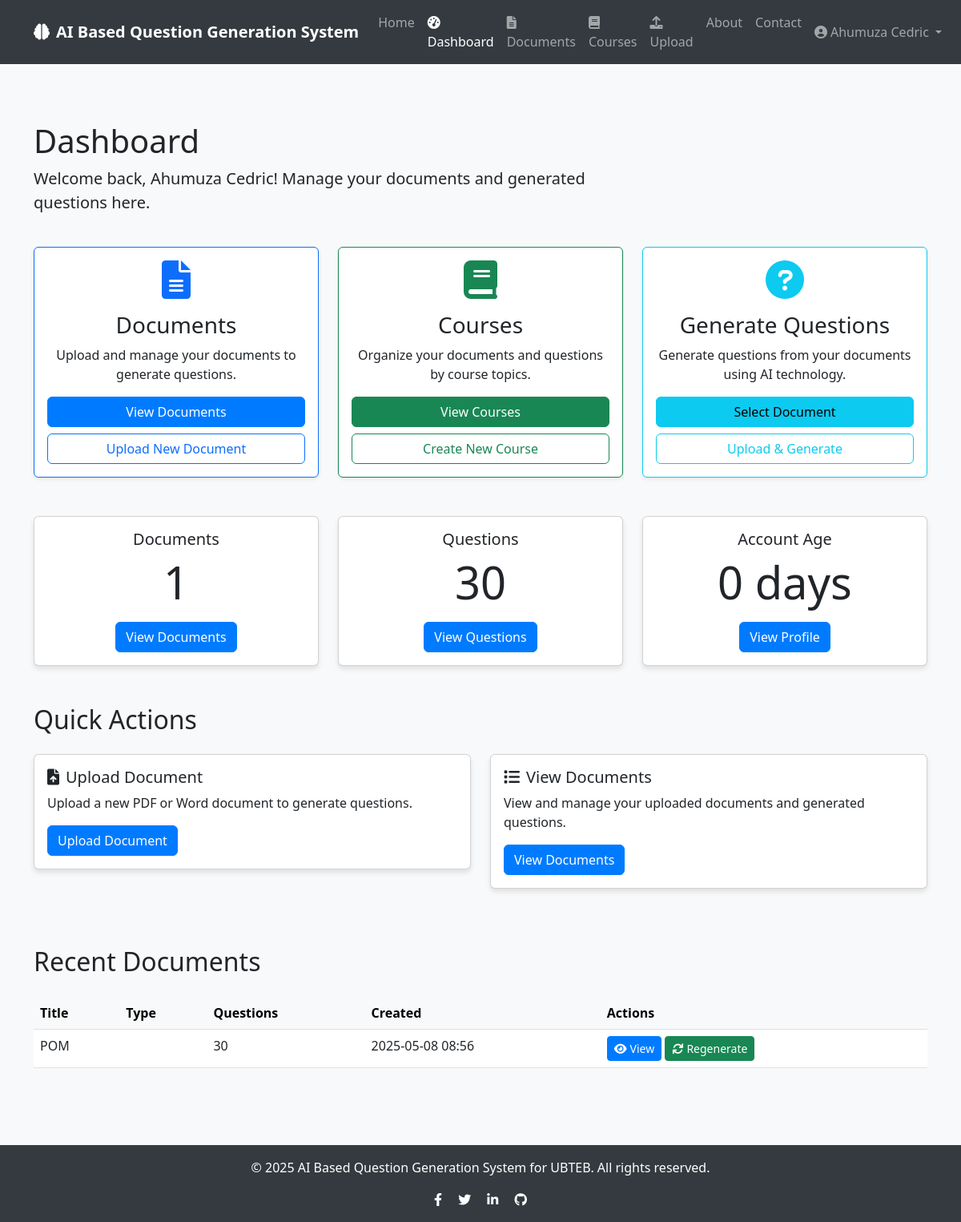
The page /dashboard (signed in) on the database its author committed.
### app/models/user.py (models this page shows, shortened)
class User(db.Model, UserMixin):
    id = db.Column(db.Integer, primary_key=True)
    username = db.Column(db.String(50), unique=True, nullable=False)
    email = db.Column(db.String(120), unique=True, nullable=False)
    password = db.Column(db.String(60), nullable=False)
    created_at = db.Column(db.DateTime, default=datetime.utcnow)
    documents = db.relationship('Document', backref='author', lazy=True, cascade="all, delete-orphan")
    questions = db.relationship('Question', backref='author', lazy=True, cascade="all, delete-orphan")
    courses = db.relationship('Course', backref='author', lazy=True, cascade="all, delete-orphan")

### app/models/document.py (models this page shows, shortened)
class Document(db.Model):
    id = db.Column(db.Integer, primary_key=True)
    title = db.Column(db.String(100), nullable=False)
    filename = db.Column(db.String(100), nullable=False)
    file_path = db.Column(db.String(255), nullable=False)
    content = db.Column(db.Text, nullable=False)
    created_at = db.Column(db.DateTime, default=datetime.utcnow)
    user_id = db.Column(db.Integer, db.ForeignKey('user.id'), nullable=False)
    course_id = db.Column(db.Integer, db.ForeignKey('course.id'), nullable=True)
    questions = db.relationship('Question', backref='document', lazy=True, cascade="all, delete-orphan")

### app/routes/main.py (the view)
@main.route('/dashboard')
@login_required
def dashboard():
    return render_template('dashboard.html', user=current_user, now=datetime.utcnow())

### app/models/user.py (called while the page is built)
@login_manager.user_loader
def load_user(user_id):
    return User.query.get(int(user_id))

### app/templates/dashboard.html (shortened to what this page needs)
{% extends "base.html" %}  {% block content %}
<div class="container py-5">
  <div class="row mb-4">
    <div class="col-md-8">
      <h1>Dashboard</h1>
      <p class="lead">Welcome back, {{ current_user.username }}! Manage your documents and generated questions here.</p>
    </div>
  </div>
  <div class="row mb-4">
    <div class="col-md-4 mb-4">
      <div class="card h-100 shadow-sm border-primary">
        <div class="card-body text-center">
          <div class="card-icon mb-3">
            <i class="fas fa-file-alt fa-3x text-primary"></i>
          </div>
          <h3 class="card-title">Documents</h3>
          <p class="card-text">Upload and manage your documents to generate questions.</p>
          <div class="card-actions">
            <a href="{{ url_for('questions.list_documents') }}" class="btn btn-primary mb-2 w-100">View Documents</a>
            <a href="{{ url_for('questions.upload_document') }}" class="btn btn-outline-primary w-100">Upload New Document</a>
          </div>
        </div>
      </div>
    </div>
    <div class="col-md-4 mb-4">
      <div class="card h-100 shadow-sm border-success">
        <div class="card-body text-center">
          <div class="card-icon mb-3">
            <i class="fas fa-book fa-3x text-success"></i>
          </div>
          <h3 class="card-title">Courses</h3>
          <p class="card-text">Organize your documents and questions by course topics.</p>
          <div class="card-actions">
            <a href="{{ url_for('courses.list_courses') }}" class="btn btn-success mb-2 w-100">View Courses</a>
            <a href="{{ url_for('courses.create_course') }}" class="btn btn-outline-success w-100">Create New Course</a>
          </div>
        </div>
      </div>
    </div>
    <div class="col-md-4 mb-4">
      <div class="card h-100 shadow-sm border-info">
        <div class="card-body text-center">
          <div class="card-icon mb-3">
            <i class="fas fa-question-circle fa-3x text-info"></i>
          </div>
          <h3 class="card-title">Generate Questions</h3>
          <p class="card-text">Generate questions from your documents using AI technology.</p>
          <div class="card-actions">
            <a href="{{ url_for('questions.list_documents') }}" class="btn btn-info mb-2 w-100">Select Document</a>
            <a href="{{ url_for('questions.upload_document') }}" class="btn btn-outline-info w-100">Upload & Generate</a>
          </div>
        </div>
      </div>
    </div>
  </div>
  <div class="row mb-5">
    <div class="col-md-4">
      <div class="card text-center h-100">
        <div class="card-body">
          <h5 class="card-title">Documents</h5>
          <p class="card-text display-4">{{ user.documents|length }}</p>
          <a
            href="{{ url_for('questions.list_documents') }}"
            class="btn btn-primary"
            >View Documents</a
          >
        </div>
      </div>
    </div>
    <div class="col-md-4">
      <div class="card text-center h-100">
        <div class="card-body">
          <h5 class="card-title">Questions</h5>
          <p class="card-text display-4">{{ user.questions|length }}</p>
          <a
            href="{{ url_for('questions.list_documents') }}"
            class="btn btn-primary"
            >View Questions</a
          >
        </div>
      </div>
    </div>
    <div class="col-md-4">
      <div class="card text-center h-100">
        <div class="card-body">
          <h5 class="card-title">Account Age</h5>
          <p class="card-text display-4">
            {{ ((now - user.created_at).days)|default(0) }} days
          </p>
          <a href="{{ url_for('auth.profile') }}" class="btn btn-primary"
            >View Profile</a
          >
        </div>
      </div>
    </div>
  </div>
  <div class="row mb-5">
    <div class="col-md-12">
      <h2 class="mb-4">Quick Actions</h2>
    </div>
    <div class="col-md-6">
      <div class="card mb-4">
        <div class="card-body">
          <h5 class="card-title">
            <i class="fas fa-file-upload me-2"></i>Upload Document
          </h5>
          <p class="card-text">
            Upload a new PDF or Word document to generate questions.
          </p>
          <a
            href="{{ url_for('questions.upload_document') }}"
            class="btn btn-primary"
            >Upload Document</a
          >
        </div>
      </div>
    </div>
    <div class="col-md-6">
      <div class="card mb-4">
        <div class="card-body">
          <h5 class="card-title">
            <i class="fas fa-list me-2"></i>View Documents
          </h5>
          <p class="card-text">
            View and manage your uploaded documents and generated questions.
          </p>
          <a
            href="{{ url_for('questions.list_documents') }}"
            class="btn btn-primary"
            >View Documents</a
          >
        </div>
      </div>
    </div>
  </div>
  <div class="row">
    <div class="col-md-12">
      <h2 class="mb-4">Recent Documents</h2>
      {% if user.documents %}
      <div class="table-responsive">
        <table class="table table-hover">
          <thead class="table-light">
            <tr>
              <th>Title</th>
              <th>Type</th>
              <th>Questions</th>
              <th>Created</th>
              <th>Actions</th>
            </tr>
          </thead>
          <tbody>
            {% for document in user.documents|sort(attribute='created_at', reverse=True)|batch(5)|first|default([]) %}
            <tr>
              <td>{{ document.title or 'Untitled Document' }}</td>
              <td>{{ document.question_type|title }}</td>
              <td>{{ document.questions|length }}</td>
              <td>{{ document.created_at.strftime('%Y-%m-%d %H:%M') }}</td>
              <td>
                <a href="{{ url_for('questions.view_document', document_id=document.id) }}"
                   class="btn btn-sm btn-primary">
                  <i class="fas fa-eye me-1"></i>View
                </a>
                <a href="{{ url_for('questions.generate_questions_form', document_id=document.id) }}"
                   class="btn btn-sm btn-success">
                  <i class="fas fa-sync me-1"></i>Regenerate
                </a>
              </td>
            </tr>
            {% endfor %}
          </tbody>
        </table>
      </div>
      {% endif %}
    </div>
  </div>
</div>
{% endblock %}

### app/templates/base.html (shortened to what this page needs)
<!DOCTYPE html>
<html lang="en">
<head>
    <link href="https://cdn.jsdelivr.net/npm/bootstrap@5.3.0/dist/css/bootstrap.min.css" rel="stylesheet">
    <link rel="stylesheet" href="https://cdnjs.cloudflare.com/ajax/libs/font-awesome/6.0.0/css/all.min.css">
</head>
<body>
    <nav class="navbar navbar-expand-lg navbar-dark mb-4">
        <div class="container">
            <a class="navbar-brand" href="{{ url_for('main.index') }}">
                <i class="fas fa-brain me-2"></i>AI Based Question Generation System
            </a>
            <div class="collapse navbar-collapse" id="navbarNav">
                <ul class="navbar-nav me-auto">
                    <li class="nav-item">
                        <a class="nav-link" href="{{ url_for('main.index') }}">Home</a>
                    </li>
                    {% if current_user.is_authenticated %}
                    <li class="nav-item">
                        <a class="nav-link {% if request.endpoint == 'main.dashboard' %}active{% endif %}"
                           href="{{ url_for('main.dashboard') }}">
                            <i class="fas fa-tachometer-alt me-1"></i>Dashboard
                        </a>
                    </li>
                    <li class="nav-item">
                        <a class="nav-link {% if request.endpoint.startswith('questions.list_documents') %}active{% endif %}"
                           href="{{ url_for('questions.list_documents') }}">
                            <i class="fas fa-file-alt me-1"></i>Documents
                        </a>
                    </li>
                    <li class="nav-item">
                        <a class="nav-link {% if request.endpoint.startswith('courses.') %}active{% endif %}"
                           href="{{ url_for('courses.list_courses') }}">
                            <i class="fas fa-book me-1"></i>Courses
                        </a>
                    </li>
                    <li class="nav-item">
                        <a class="nav-link {% if request.endpoint == 'questions.upload_document' %}active{% endif %}"
                           href="{{ url_for('questions.upload_document') }}">
                            <i class="fas fa-upload me-1"></i>Upload
                        </a>
                    </li>
                    {% endif %}
                    <li class="nav-item">
                        <a class="nav-link" href="{{ url_for('main.about') }}">About</a>
                    </li>
                    <li class="nav-item">
                        <a class="nav-link" href="{{ url_for('main.contact') }}">Contact</a>
                    </li>
                </ul>
                <ul class="navbar-nav">
                    {% if current_user.is_authenticated %}
                    <li class="nav-item dropdown">
                        <a class="nav-link dropdown-toggle" href="#" id="navbarDropdown" role="button" data-bs-toggle="dropdown" aria-expanded="false">
                            <i class="fas fa-user-circle me-1"></i>{{ current_user.username }}
                        </a>
                    </li>
                    {% endif %}
                </ul>
            </div>
        </div>
    </nav>
    <div class="content">
        {% block content %}{% endblock %}
    </div>
    <footer class="footer text-center">
        <div class="container">
            <div class="row">
                <div class="col-md-12">
                    <p>&copy; 2025 AI Based Question Generation System for UBTEB. All rights reserved.</p>
                    <div class="social-icons">
                        <a href="#" class="text-white me-3"><i class="fab fa-facebook-f"></i></a>
                        <a href="#" class="text-white me-3"><i class="fab fa-twitter"></i></a>
                        <a href="#" class="text-white me-3"><i class="fab fa-linkedin-in"></i></a>
                        <a href="#" class="text-white"><i class="fab fa-github"></i></a>
                    </div>
                </div>
            </div>
        </div>
    </footer>
</body>
</html>

### app/templates/base.html (style rules this page uses)
body { min-height: 100vh; display: flex; flex-direction: column; background-color: #f8f9fa; }
.content { flex: 1; }
.navbar { background-color: #343a40; }
.navbar-brand { font-weight: bold; color: #ffffff; }
.footer { background-color: #343a40; color: #ffffff; padding: 1rem 0; margin-top: 2rem; }
.card { box-shadow: 0 4px 6px rgba(0, 0, 0, 0.1); transition: all 0.3s ease; }
.btn-primary { background-color: #007bff; border-color: #007bff; }

### rows shown on the page
User: username "Ahumuza Cedric", ((now-user.created_at).days)|default(0) "0"
Document: title "POM", questions|length "30", created_at "2025-05-08 08:56"

### other values the page prints
{{ user.documents|length }} "1"
{{ user.questions|length }} "30"
